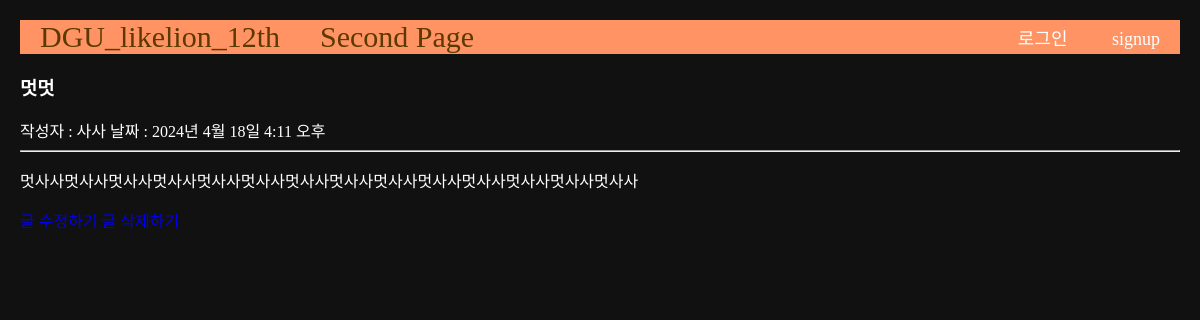
/4, run on the app's committed database.
### main/models.py (models this page shows, shortened)
class Blog(models.Model):
    title = models.CharField(max_length=50)
    writer = models.CharField(max_length=30)
    body = models.TextField()
    pub_date = models.DateTimeField()
    image = models.ImageField(upload_to="blog/", blank=True, null=True)

### main/views.py (the view)
# urls.py: path('<int:id>', detail, name="detail"),
def detail(request, id):
    blog = get_object_or_404(Blog, pk = id)
    return render(request, 'main/detail.html', {'blog': blog})

### main/templates/main/detail.html (shortened to what this page needs)
{% extends 'base.html' %}
{% load static %}
{% block content %}
<h3>{{blog.title}}</h3>
작성자 : {{blog.writer}}
날짜 : {{blog.pub_date}}
<hr/>
<p>{{blog.body}}</p>
<a href="{% url 'main:edit' blog.id %}">글 수정하기</a>
<a href="{% url 'main:delete' blog.id %}">글 삭제하기</a>
<br>
{% endblock %}

### project/templates/base.html (style rules this page uses)
a { text-decoration: none; }
.body-container { background-color: #111; color: #fff; margin: 20px; }

### data on the page
Blog: title "멋멋", writer "사사", pub_date "2024년 4월 18일 4:11 오후", body "멋사사멋사사멋사사멋사사멋사사멋사사멋사사멋사사멋사사멋사사멋사사멋사사멋사사멋사사"
